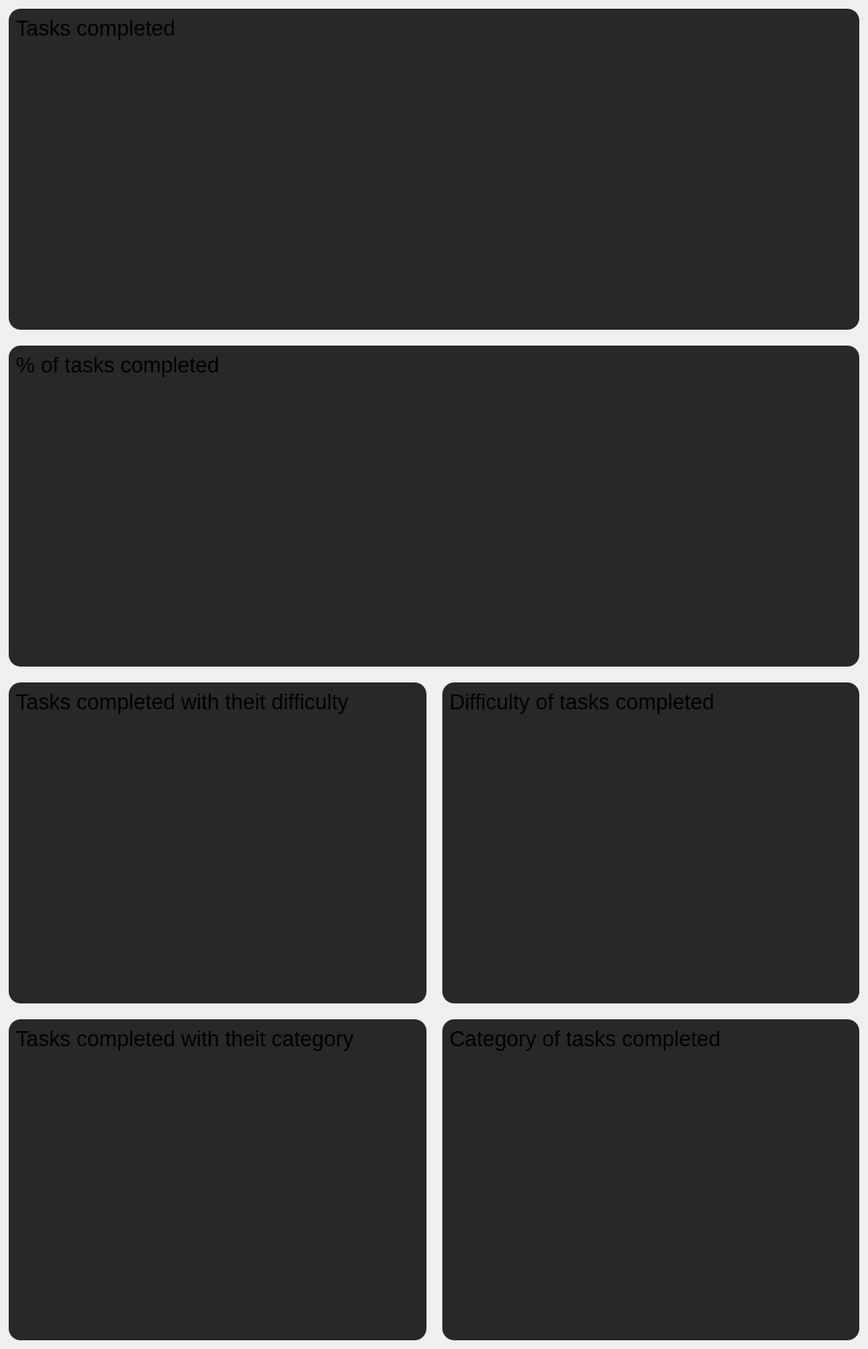
          <widget class="QWidget" name="graph_scrollwidget">
           <property name="geometry">
            <rect>
             <x>0</x>
             <y>0</y>
             <width>1095</width>
             <height>1696</height>
            </rect>
           </property>
           <layout class="QVBoxLayout" name="verticalLayout_18">
            <property name="spacing">
             <number>20</number>
            </property>
            <item>
             <widget class="QWidget" name="task_widget" native="true">
              <property name="styleSheet">
               <string notr="true">background-color: rgb(40,40, 40);
border: none;
border-radius: 15px;</string>
              </property>
              <layout class="QVBoxLayout" name="verticalLayout_6">
               <item>
                <widget class="QLabel" name="task_widget_label">
                 <property name="font">
                  <font>
                   <pointsize>20</pointsize>
                  </font>
                 </property>
                 <property name="text">
                  <string>Tasks completed</string>
                 </property>
                </widget>
               </item>
               <item>
                <widget class="QWidget" name="task_line" native="true">
                 <property name="minimumSize">
                  <size>
                   <width>0</width>
                   <height>350</height>
                  </size>
                 </property>
                </widget>
               </item>
              </layout>
             </widget>
            </item>
            <item>
             <widget class="QWidget" name="perc_task_widget" native="true">
              <property name="styleSheet">
               <string notr="true">background-color: rgb(40,40, 40);
border: none;
border-radius: 15px;</string>
              </property>
              <layout class="QVBoxLayout" name="verticalLayout_13">
               <item>
                <widget class="QLabel" name="perc_task_label">
                 <property name="font">
                  <font>
                   <pointsize>20</pointsize>
                  </font>
                 </property>
                 <property name="text">
                  <string>% of tasks completed</string>
                 </property>
                </widget>
               </item>
               <item>
                <widget class="QWidget" name="perc_task_line" native="true">
                 <property name="minimumSize">
                  <size>
                   <width>0</width>
                   <height>350</height>
                  </size>
                 </property>
                </widget>
               </item>
              </layout>
             </widget>
            </item>
            <item>
             <layout class="QHBoxLayout" name="diff_layout" stretch="1,1">
              <item>
               <widget class="QWidget" name="diff_bar_widget" native="true">
                <property name="styleSheet">
                 <string notr="true">background-color: rgb(40,40, 40);
border: none;
border-radius: 15px;</string>
                </property>
                <layout class="QVBoxLayout" name="verticalLayout_14">
                 <item>
                  <widget class="QLabel" name="diff_bar_label">
                   <property name="font">
                    <font>
                     <pointsize>20</pointsize>
                    </font>
                   </property>
                   <property name="text">
                    <string>Tasks completed with theit difficulty</string>
                   </property>
                  </widget>
                 </item>
                 <item>
                  <widget class="QWidget" name="diff_bar" native="true">
                   <property name="minimumSize">
                    <size>
                     <width>0</width>
                     <height>350</height>
                    </size>
                   </property>
                  </widget>
                 </item>
                </layout>
               </widget>
              </item>
              <item>
               <widget class="QWidget" name="diff_pie_widget" native="true">
                <property name="styleSheet">
                 <string notr="true">background-color: rgb(40,40, 40);
border: none;
border-radius: 15px;</string>
                </property>
                <layout class="QVBoxLayout" name="verticalLayout_15">
                 <item>
                  <widget class="QLabel" name="diff_pie_label">
                   <property name="font">
                    <font>
                     <pointsize>20</pointsize>
                    </font>
                   </property>
                   <property name="text">
                    <string>Difficulty of tasks completed</string>
                   </property>
                  </widget>
                 </item>
                 <item>
                  <widget class="QWidget" name="diff_pie" native="true">
                   <property name="minimumSize">
                    <size>
                     <width>0</width>
                     <height>350</height>
                    </size>
                   </property>
                  </widget>
                 </item>
                </layout>
               </widget>
              </item>
             </layout>
            </item>
            <item>
             <layout class="QHBoxLayout" name="categ_layout" stretch="1,1">
              <item>
               <widget class="QWidget" name="categ_bar_widget" native="true">
                <property name="styleSheet">
                 <string notr="true">background-color: rgb(40,40, 40);
border: none;
border-radius: 15px;</string>
                </property>
                <layout class="QVBoxLayout" name="verticalLayout_16">
                 <item>
                  <widget class="QLabel" name="categ_bar_label">
                   <property name="font">
                    <font>
                     <pointsize>20</pointsize>
                    </font>
                   </property>
                   <property name="text">
                    <string>Tasks completed with theit category</string>
                   </property>
                  </widget>
                 </item>
                 <item>
                  <widget class="QWidget" name="categ_bar" native="true">
                   <property name="minimumSize">
                    <size>
                     <width>0</width>
                     <height>350</height>
                    </size>
                   </property>
                  </widget>
                 </item>
                </layout>
               </widget>
              </item>
              <item>
               <widget class="QWidget" name="categ_pie_widget" native="true">
                <property name="styleSheet">
                 <string notr="true">background-color: rgb(40,40, 40);
border: none;
border-radius: 15px;</string>
                </property>
                <layout class="QVBoxLayout" name="verticalLayout_17">
                 <item>
                  <widget class="QLabel" name="categ_pie_label">
                   <property name="font">
                    <font>
                     <pointsize>20</pointsize>
                    </font>
                   </property>
                   <property name="text">
                    <string>Category of tasks completed</string>
                   </property>
                  </widget>
                 </item>
                 <item>
                  <widget class="QWidget" name="categ_pie" native="true">
                   <property name="minimumSize">
                    <size>
                     <width>0</width>
                     <height>350</height>
                    </size>
                   </property>
                  </widget>
                 </item>
                </layout>
               </widget>
              </item>
             </layout>
            </item>
           </layout>
          </widget>
